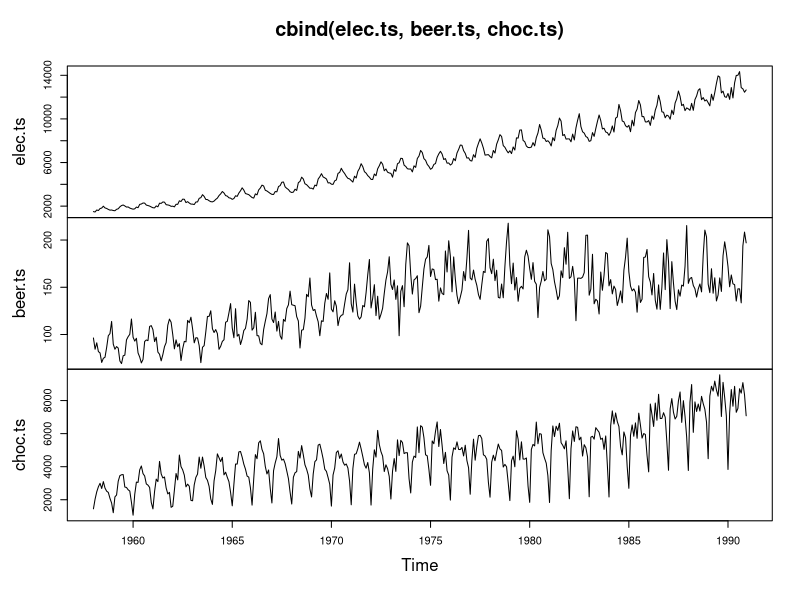
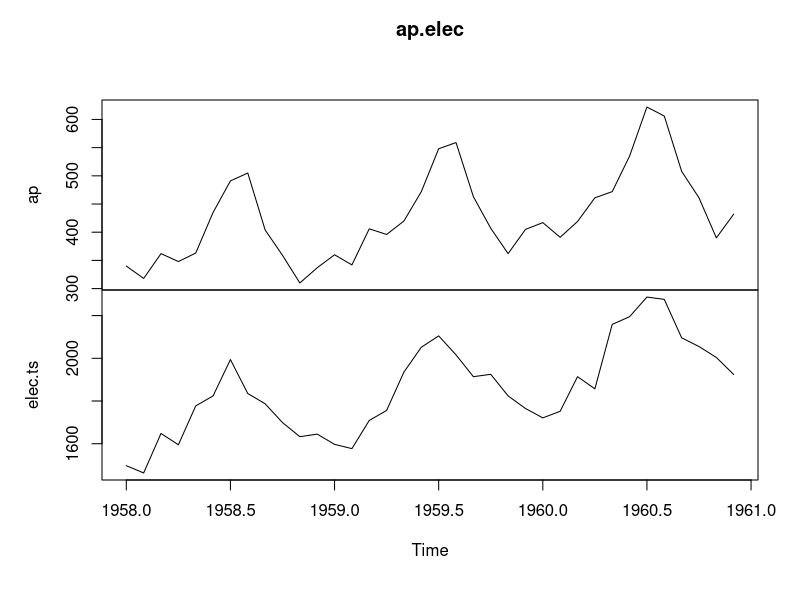
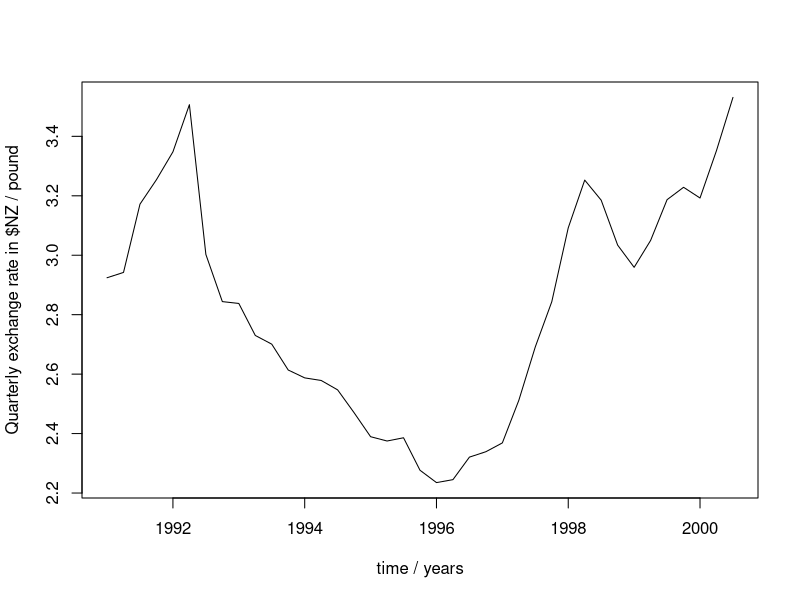
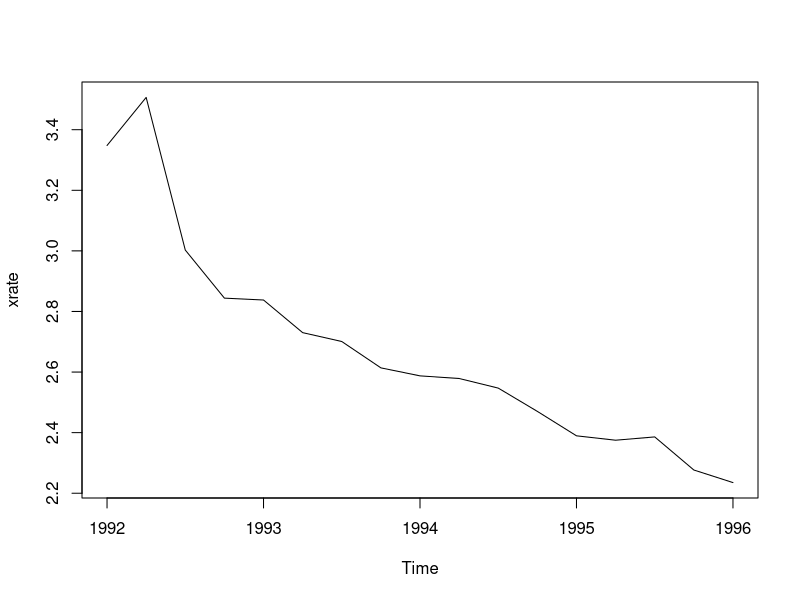
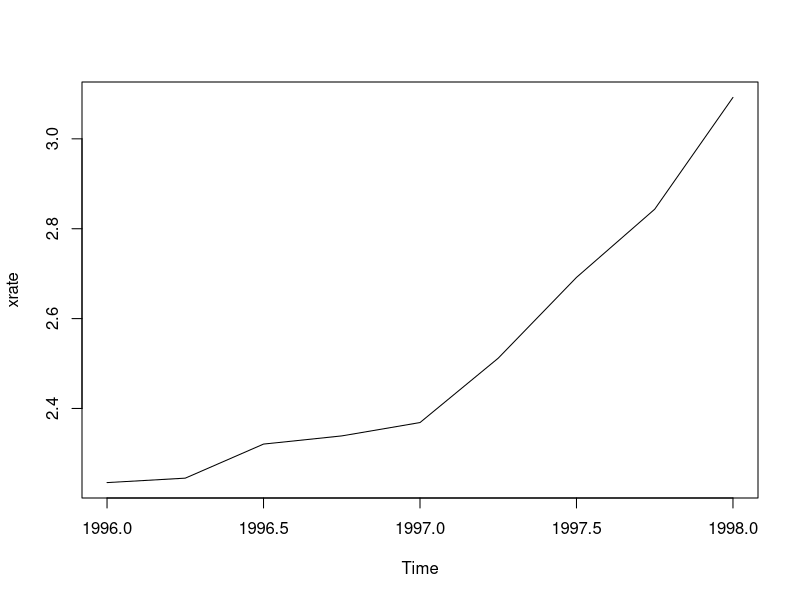
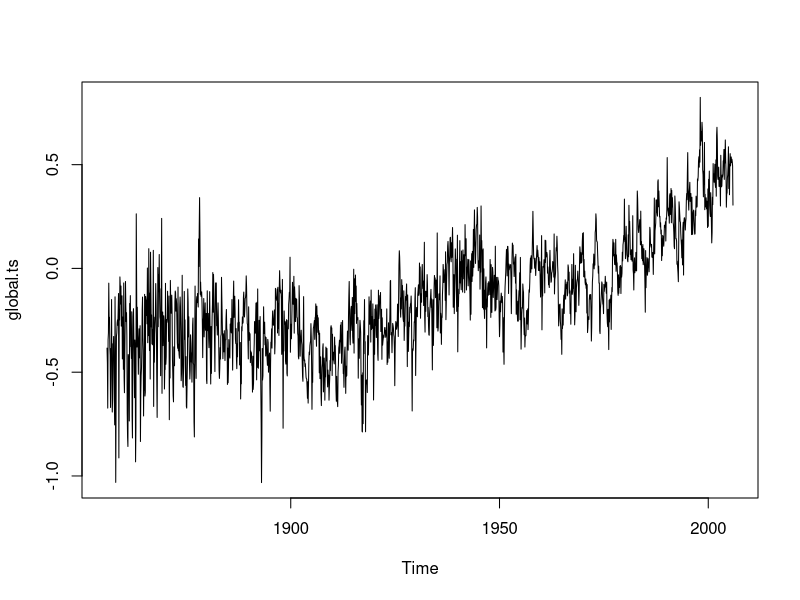
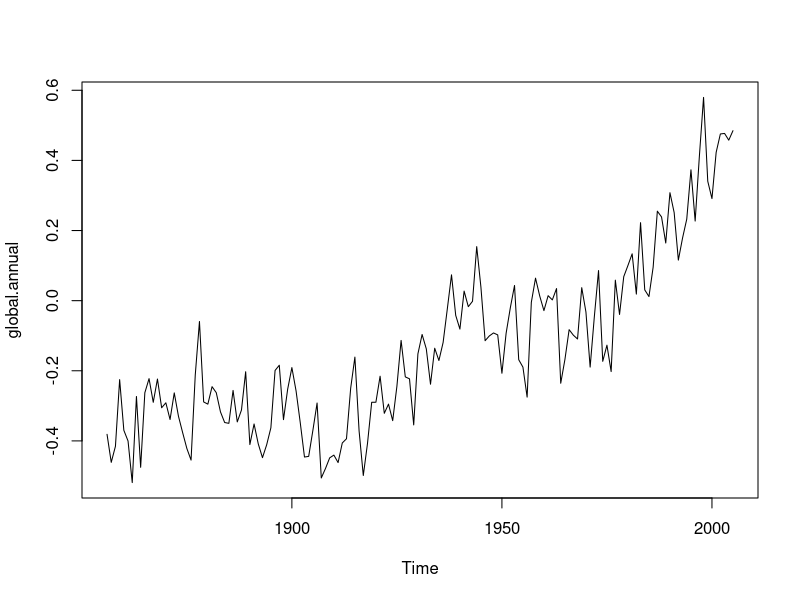
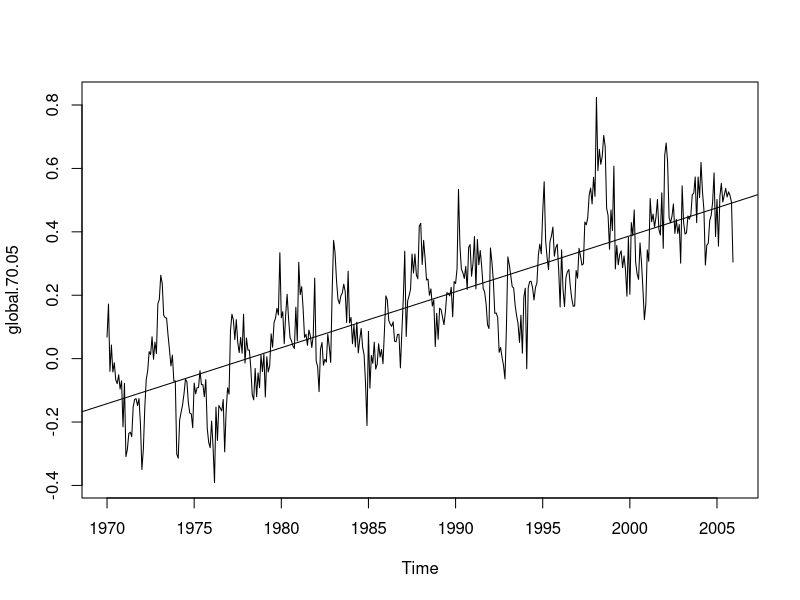

Source code (R) for these figures, in order:
## ---- chunk 1
# read data
data(AirPassengers)
ap = AirPassengers
summary(ap)

cbe = read.table('./cbe.dat', header = T)
head(cbe)
summary(cbe)

# time series objects
elec.ts = ts(cbe[, 3], start = 1958, freq = 12)
beer.ts = ts(cbe[, 2], start = 1958, freq = 12)
choc.ts = ts(cbe[, 1], start = 1958, freq = 12)
plot(cbind(elec.ts, beer.ts, choc.ts))
## ---- chunk 2
# intersection of 2 time series
ap.elec = ts.intersect(ap, elec.ts)
start(ap.elec)
end(ap.elec)
ap.elec[1:3,]
plot(ap.elec)

ap = ap.elec[,1]
elec = ap.elec[,2]
cor(ap, elec)
## ---- chunk 3
# windowing time series
z = read.table('pounds_nz.dat', header = T)
z.ts = ts(z, st = 1991, freq = 4)
plot(z.ts, xlab = 'time / years', ylab = 'Quarterly exchange rate in $NZ / pound')

z.92.96 = window(z.ts, start = c(1992, 1), end = c(1996, 1))
z.96.98 = window(z.ts, start = c(1996, 1), end = c(1998, 1))

plot(z.92.96)
plot(z.96.98)
## ---- chunk 4
# aggregate into annual time series
global = scan('global.dat')
global.ts = ts(global, start = c(1856, 1), end = c(2005, 12), freq = 12)
global.annual = aggregate(global.ts, FUN = mean)
plot(global.ts)
plot(global.annual)

# window with trend line
global.70.05 = window(global.ts, start = c(1970, 1), end = c(2005, 12))
time.70.05 = time(global.70.05) 
plot(global.70.05)
abline(reg = lm(global.70.05 ~ time.70.05))
## ---- chunk 5
# decomposition
plot(decompose(elec.ts))
elec.decom = decompose(elec.ts, type = 'mult')
plot(elec.decom)

trend = elec.decom$trend
seasonal = elec.decom$seasonal
ts.plot(cbind(trend, trend * seasonal), lty = 1:2)
